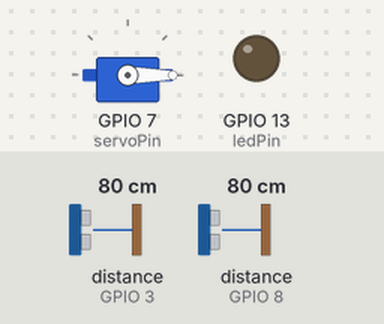
Simulated run of this sketch. Board: ESP32-S3. Parts: servo, output pins drawn as LEDs (lit = HIGH). Wiring (inferred from the names in the program): 2 × ultrasonic range finder: trigger GPIO 4, echo GPIO 3 / trigger GPIO 9, echo GPIO 8. The inputs (shaded band) are chosen by the test bench; at power-on: distance to the obstacle (sensors on GPIO 3, GPIO 8) 80 cm. The echo pulse lasts 58.3 µs per cm; pins used as bus, display or sensor lines are not drawn; what the sketch prints to the serial monitor is not drawn.

Above: at 3.3 s.
3.4 s: distance to the obstacle (sensor on GPIO 3) set to 17 cm
5.3 s: distance to the obstacle (sensor on GPIO 3) set to 12 cm
At 6.6 s:
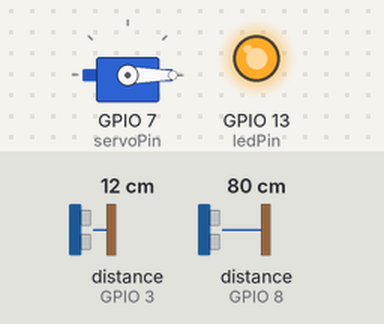
7.7 s: distance to the obstacle (sensor on GPIO 8) set to 27 cm
9.2 s: distance to the obstacle (sensor on GPIO 8) set to 22 cm
At 9.6 s:
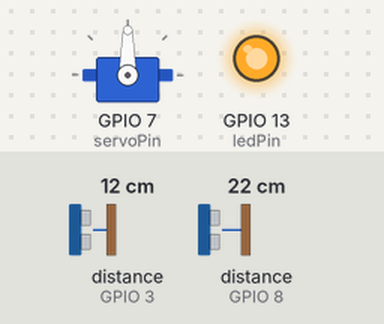
10.8 s: distance to the obstacle (sensor on GPIO 3) set to 4 cm
12.3 s: distance to the obstacle (sensor on GPIO 3) set to 2 cm
At 14.0 s:
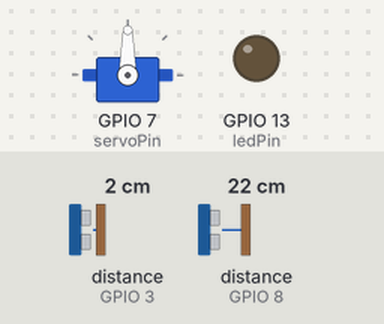
Timing chart, 0 to 15.4 s (numbered marks = the images above; inputs shaded):
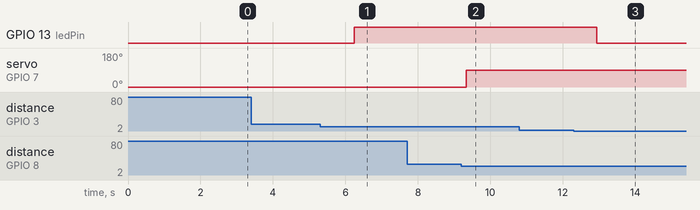

The sketch:

lixeira-inteligente_Ard.ino
```cpp
#include <Servo.h>

Servo servo;
const int servoPin = 7;
const int openAngle = 90;
const int closeAngle = 0;

// Sensor de Tampa (abertura)
const int trigPin1 = 9;
const int echoPin1 = 8;

// Sensor de Nível (lixeira cheia)
const int trigPin2 = 4;
const int echoPin2 = 3;

const int ledPin = 13; // LED indicador de lixeira cheia

// Variáveis de controle
bool lidOpen = false;
unsigned long lastAutoCheck = 0;
unsigned long lastSensorRead = 0;
unsigned long lastStatusSend = 0;
bool manualMode = false;
unsigned long manualModeTimer = 0;

void setup() {
  Serial.begin(9600); // Comunicação com ESP32
  delay(1000);

  Serial.println("=== ARDUINO LIXEIRA INTELIGENTE ===");
  Serial.println("Inicializando...");

  // Configurar servo
  servo.attach(servoPin);
  servo.write(closeAngle);
  lidOpen = false;

  // Configurar sensores
  pinMode(trigPin1, OUTPUT);
  pinMode(echoPin1, INPUT);
  pinMode(trigPin2, OUTPUT);
  pinMode(echoPin2, INPUT);

  // Configurar LED
  pinMode(ledPin, OUTPUT);
  digitalWrite(ledPin, LOW);

  Serial.println("✅ Sistema inicializado!");
  Serial.println("Aguardando comandos...");

  // Enviar status inicial
  sendStatus("fechada");

  delay(1000);
}

void loop() {
  // Verificar comandos do ESP32 com prioridade
  checkESP32Commands();

  // Controle automático apenas se não estiver em modo manual
  if (!manualMode && millis() - lastAutoCheck >= 200) {
    autoControl();
    lastAutoCheck = millis();
  }

  // Verificar se deve sair do modo manual
  if (manualMode && millis() - manualModeTimer >= 10000) {
    manualMode = false;
    Serial.println("🔄 Voltando ao modo automático");
  }

  // Verificação de nível da lixeira
  if (millis() - lastSensorRead >= 1000) {
    checkTrashLevel();
    lastSensorRead = millis();
  }

  // Enviar status periodicamente
  if (millis() - lastStatusSend >= 5000) {
    sendCurrentStatus();
    lastStatusSend = millis();
  }

  delay(50); // Delay menor para melhor responsividade
}

void checkESP32Commands() {
  if (Serial.available()) {
    char cmd = Serial.read();

    // Limpar buffer serial
    while (Serial.available()) {
      Serial.read();
    }

    Serial.print("📨 Comando recebido: ");
    Serial.println(cmd);

    if (cmd == 'O' || cmd == 'o') {
      Serial.println("🔓 Executando comando ABRIR");
      openLid();
      manualMode = true;
      manualModeTimer = millis();
    }
    else if (cmd == 'C' || cmd == 'c') {
      Serial.println("🔒 Executando comando FECHAR");
      closeLid();
      manualMode = true;
      manualModeTimer = millis();
    }
    else {
      Serial.print("❓ Comando desconhecido: ");
      Serial.println((int)cmd);
    }
  }
}

void autoControl() {
  float distance1 = readDistance(trigPin1, echoPin1);

  if (distance1 > 0 && distance1 <= 25) { // Objeto próximo
    if (!lidOpen) {
      Serial.println("👋 Presença detectada - abrindo tampa automaticamente");
      openLid();
    }
  } else {
    if (lidOpen) {
      Serial.println("🚶 Objeto removido - fechando tampa automaticamente");
      closeLid();
    }
  }
}

void openLid() {
  if (!lidOpen) {
    Serial.println("🔓 ABRINDO TAMPA...");
    servo.write(openAngle);
    lidOpen = true;
    sendStatus("aberta");
    delay(500); // Aguardar servo se posicionar
    Serial.println("✅ Tampa aberta!");
  } else {
    Serial.println("⚠ Tampa já estava aberta");
  }
}

void closeLid() {
  if (lidOpen) {
    Serial.println("🔒 FECHANDO TAMPA...");
    servo.write(closeAngle);
    lidOpen = false;
    sendStatus("fechada");
    delay(500); // Aguardar servo se posicionar
    Serial.println("✅ Tampa fechada!");
  } else {
    Serial.println("⚠ Tampa já estava fechada");
  }
}

void sendStatus(String status) {
  Serial.println("STATUS:" + status);
  Serial.println("📤 Status enviado para ESP32: " + status);
}

void sendCurrentStatus() {
  String currentStatus = lidOpen ? "aberta" : "fechada";
  sendStatus(currentStatus);
}

void checkTrashLevel() {
  float distance2 = readDistance(trigPin2, echoPin2);

  static bool wasFullBefore = false;
  bool isFull = (distance2 > 0 && distance2 <= 14);

  if (isFull != wasFullBefore) {
    if (isFull) {
      digitalWrite(ledPin, HIGH);
      Serial.println("🚨 LIXEIRA CHEIA! LED ligado");
      Serial.println("ALERT:lixeira_cheia");
    } else {
      digitalWrite(ledPin, LOW);
      Serial.println("✅ Lixeira não está mais cheia. LED desligado");
      Serial.println("ALERT:lixeira_normal");
    }
    wasFullBefore = isFull;
  }

  // Enviar dados do sensor periodicamente
  String sensorData = String(distance2) + "cm";
  if (millis() % 10000 == 0) { // A cada 10 segundos
    Serial.println("SENSOR:" + sensorData);
  }
}

float readDistance(int trigPin, int echoPin) {
  digitalWrite(trigPin, LOW);
  delayMicroseconds(2);
  digitalWrite(trigPin, HIGH);
  delayMicroseconds(10);
  digitalWrite(trigPin, LOW);

  long duration = pulseIn(echoPin, HIGH, 30000); // Timeout de 30ms

  if (duration == 0) {
    return -1; // Erro na leitura
  }

  float distance = duration * 0.034 / 2;

  // Filtrar leituras inválidas
  if (distance > 400 || distance < 2) {
    return -1;
  }

  return distance;
}
```

Measured:
- the behaviour switches between 15 and 14 cm on distance to the obstacle (sensor on GPIO 3) (found by bisection; images 0 and 1)
- the behaviour switches between 26 and 25 cm on distance to the obstacle (sensor on GPIO 8) (found by bisection; images 1 and 2)
- the behaviour switches between 3 and 2 cm on distance to the obstacle (sensor on GPIO 3) (found by bisection; images 2 and 3)
- after the input at 3.4 s, every drawn part: stays the same
- after the input at 5.3 s, GPIO 13 (ledPin): LOW → HIGH after 0.95 s
- after the input at 7.7 s, every drawn part: stays the same
- after the input at 9.2 s, servo on GPIO 7 (servoPin): 0° → 90° after 0.13 s
- after the input at 10.8 s, every drawn part: stays the same
- after the input at 12.3 s, GPIO 13 (ledPin): HIGH → LOW after 0.64 s
